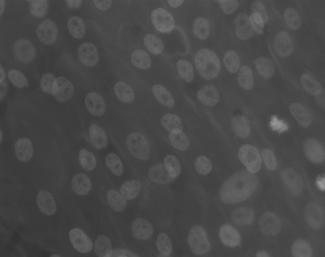
#> input picture images/osteoblaste.jpg, 325 x 257 px
$ python histogram_comparison.py
#> lines starting #> are read from the running program, lines starting #| are printed output that depends on the picture; pictures that were not available may be replaced by others from this repository, and a replacement may not be noted
import numpy as np
import matplotlib.pyplot as plt
from skimage.io import imread
from skimage.util import img_as_float
from skimage.exposure import equalize_hist, equalize_adapthist, match_histograms
from skimage.color import rgb2gray
import sys

def custom_hist_eq(image):
    """
    Custom implementation of histogram equalization

    T(x_k) = L * cdf_I(k)
    """
    # Calculate histogram
    hist, bins = np.histogram(image.flatten(), bins=256, range=(0, 1))

    # Calculate CDF
    cdf = np.cumsum(hist)

    # Normalize CDF to [0, 1]
    cdf = cdf / cdf[-1]

    # Map pixel values using the CDF
    image_eq = np.interp(image.flatten(), bins[:-1], cdf)

    # Reshape to original image dimensions
    return image_eq.reshape(image.shape)

def plot_img_with_hist(img, title, ax_img, ax_hist):
    """Plot an image and its histogram on the given axes"""
    ax_img.imshow(img, cmap='gray')
    ax_img.set_title(title)
    ax_img.axis('off')

    ax_hist.hist(img.flatten(), bins=256, range=(0, 1), color='black')
    ax_hist.set_title(f'Histogram: {title}')
    ax_hist.set_xlim([0, 1])

# Try to load both osteoblast and phobos images
try:
    osteoblast = img_as_float(imread('../images/osteoblaste.jpg', as_gray=True))
#> osteoblast is the input picture: shape (257, 325) float64; min 0.192, max 0.6, mean 0.288
    phobos = img_as_float(imread('../images/phobos.png', as_gray=True))
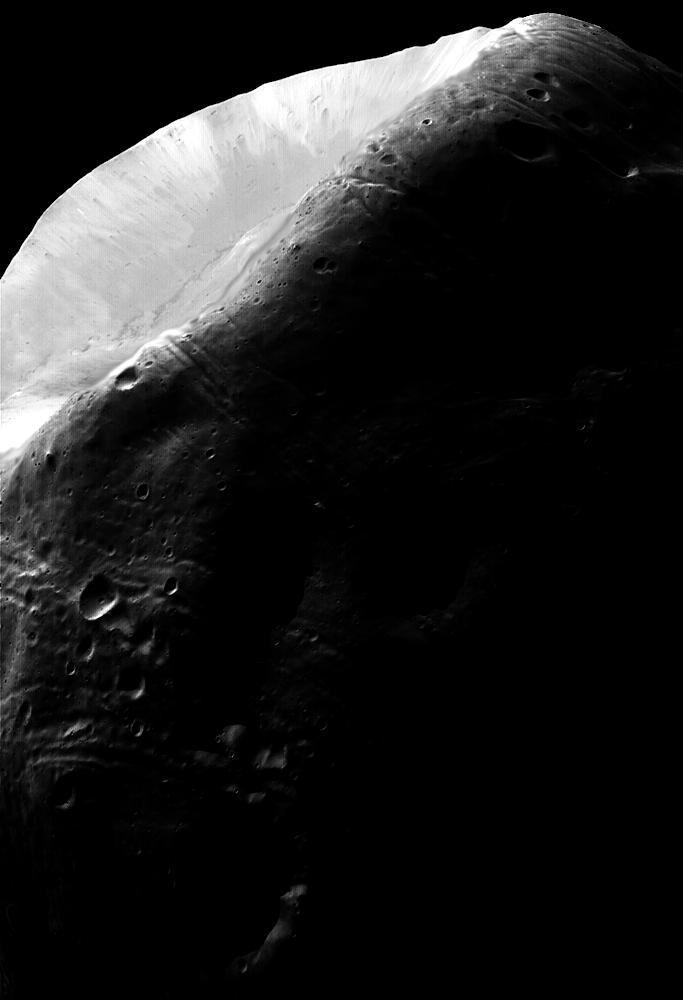
#> input picture images/phobos.jpg, 683 x 1000 px, given in place of phobos.png, which was not available
#> phobos is the input picture: shape (1000, 683) float64; min 0, max 1, mean 0.125
    # We have both images
    images = {
        'Osteoblast': osteoblast,
        'Phobos': phobos
    }
except:
    # Fallback to using just one image
    try:
        img = img_as_float(imread('../images/osteoblaste.jpg', as_gray=True))
        images = {'Osteoblast': img}
    except:
        try:
            img = img_as_float(imread('../images/phobos.png', as_gray=True))
            images = {'Phobos': img}
        except:
            # Backup option - create a synthetic image
            x, y = np.meshgrid(np.linspace(-5, 5, 256), np.linspace(-5, 5, 256))
            img = np.sin(x**2 + y**2) / (x**2 + y**2 + 1)
            img = (img - img.min()) / (img.max() - img.min())  # Normalize to [0,1]
            images = {'Synthetic': img}

# Create a bimodal target histogram (for histogram matching)
x = np.linspace(0, 1, 256)
bimodal_hist = np.exp(-50 * (x - 0.3)**2) + 0.7 * np.exp(-50 * (x - 0.7)**2)
bimodal_hist = bimodal_hist / np.sum(bimodal_hist)
bimodal_target = np.random.choice(x, size=(256, 256), p=bimodal_hist)

# Plot results for each image
for name, img in images.items():
    # Apply enhancement methods
    eq_hist = equalize_hist(img)
    adapt_hist = equalize_adapthist(img, clip_limit=0.03)
    hist_match = match_histograms(img, bimodal_target)

    # Set up the plot grid
    fig, axes = plt.subplots(5, 2, figsize=(12, 20))
    fig.suptitle(f'Histogram Enhancement Comparison: {name}', fontsize=16)

    # Original image
    plot_img_with_hist(img, 'Original', axes[0, 0], axes[0, 1])

    # Histogram equalization
    plot_img_with_hist(eq_hist, 'Histogram Equalization', axes[1, 0], axes[1, 1])

    # Adaptive histogram equalization
    plot_img_with_hist(adapt_hist, 'Adaptive Histogram Eq. (CLAHE)', axes[2, 0], axes[2, 1])

    # Histogram matching
    plot_img_with_hist(hist_match, 'Histogram Matching (Bimodal)', axes[3, 0], axes[3, 1])

    # Target histogram (for reference)
    plot_img_with_hist(bimodal_target, 'Bimodal Target Reference', axes[4, 0], axes[4, 1])

    plt.tight_layout()
    plt.subplots_adjust(top=0.94)
    plt.show()
#> this loop made 2 passes
#> name on passes 1 to 2: 'Osteoblast', 'Phobos'
#> pass 1, `eq_hist = equalize_hist(img)`:
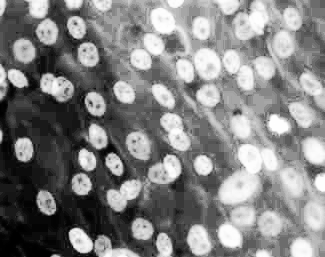
#> eq_hist: shape (257, 325) float64; min 2.39e-05, max 1, mean 0.511
#> pass 1, `adapt_hist = equalize_adapthist(img, clip_limit=0.03)`:
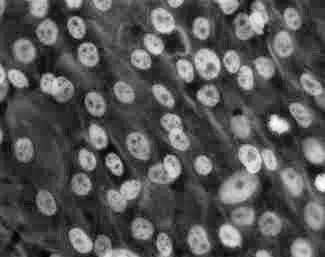
#> adapt_hist: shape (257, 325) float64; min 0, max 1, mean 0.337
#> pass 1, `plt.show()`:
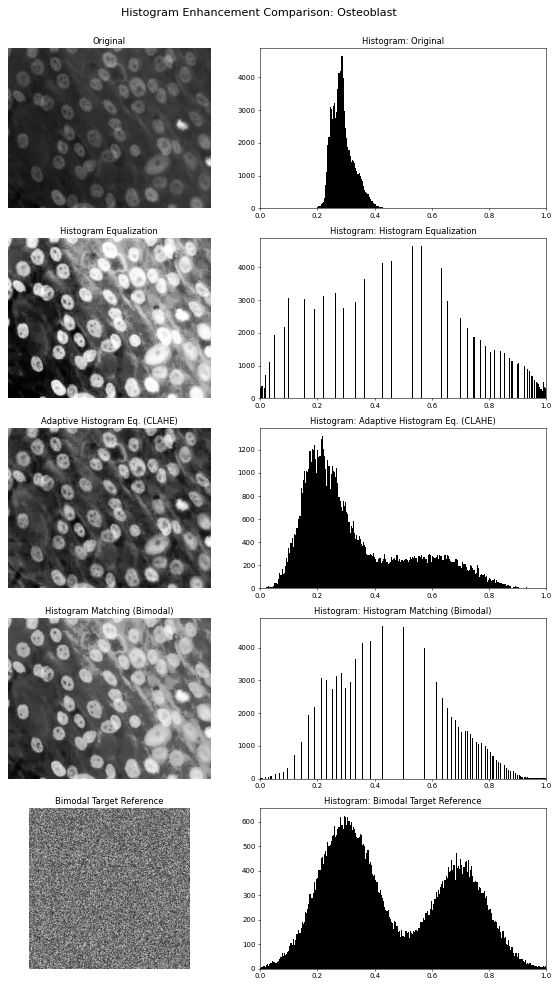
#> figure drawn by matplotlib, 10 panels; panel 2: tallest bar 4664 high, from x = 0.281 to 0.285; panel 4: tallest bar 4664 high, from x = 0.531 to 0.535; panel 6: tallest bar 1321 high, from x = 0.215 to 0.219; panel 8: tallest bar 4664 high, from x = 0.426 to 0.43
#> after the loop:
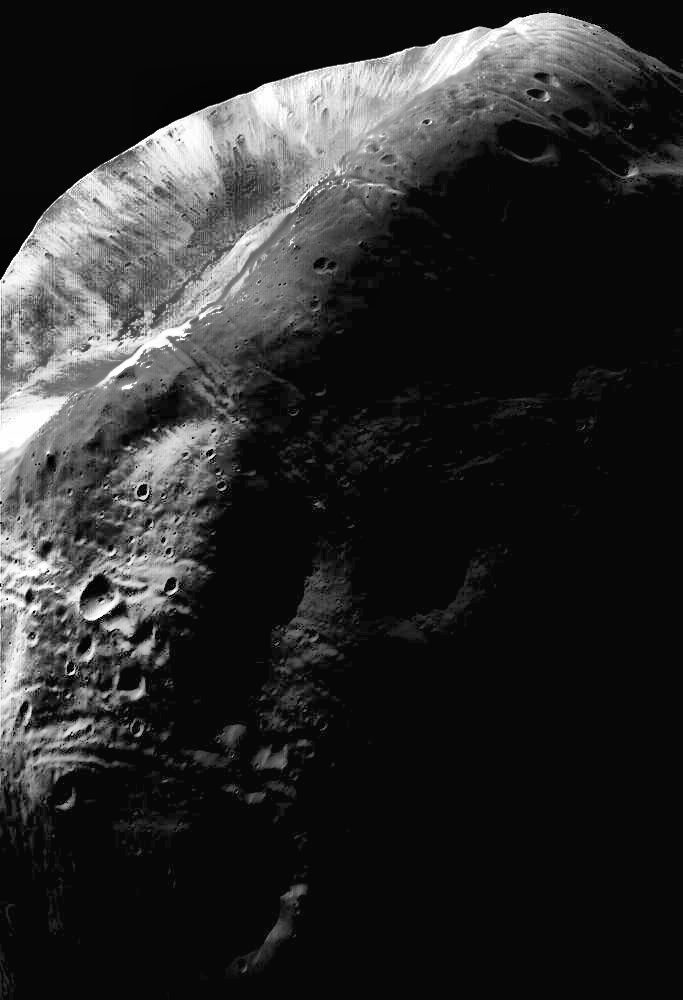
#> adapt_hist: shape (1000, 683) float64; min 0, max 1, mean 0.167
#> after the loop:
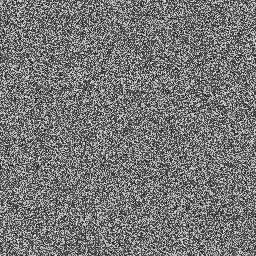
#> bimodal_target: shape (256, 256) float64; min 0, max 1, mean 0.463
#> after the loop:
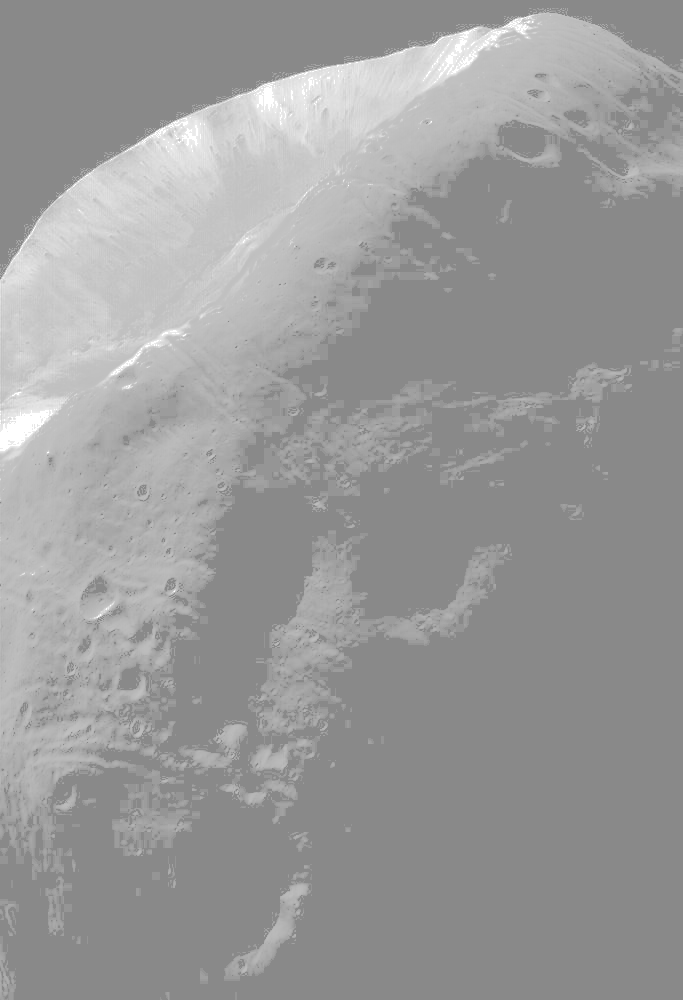
#> hist_match: shape (1000, 683) float64; min 0.54, max 1, mean 0.607
